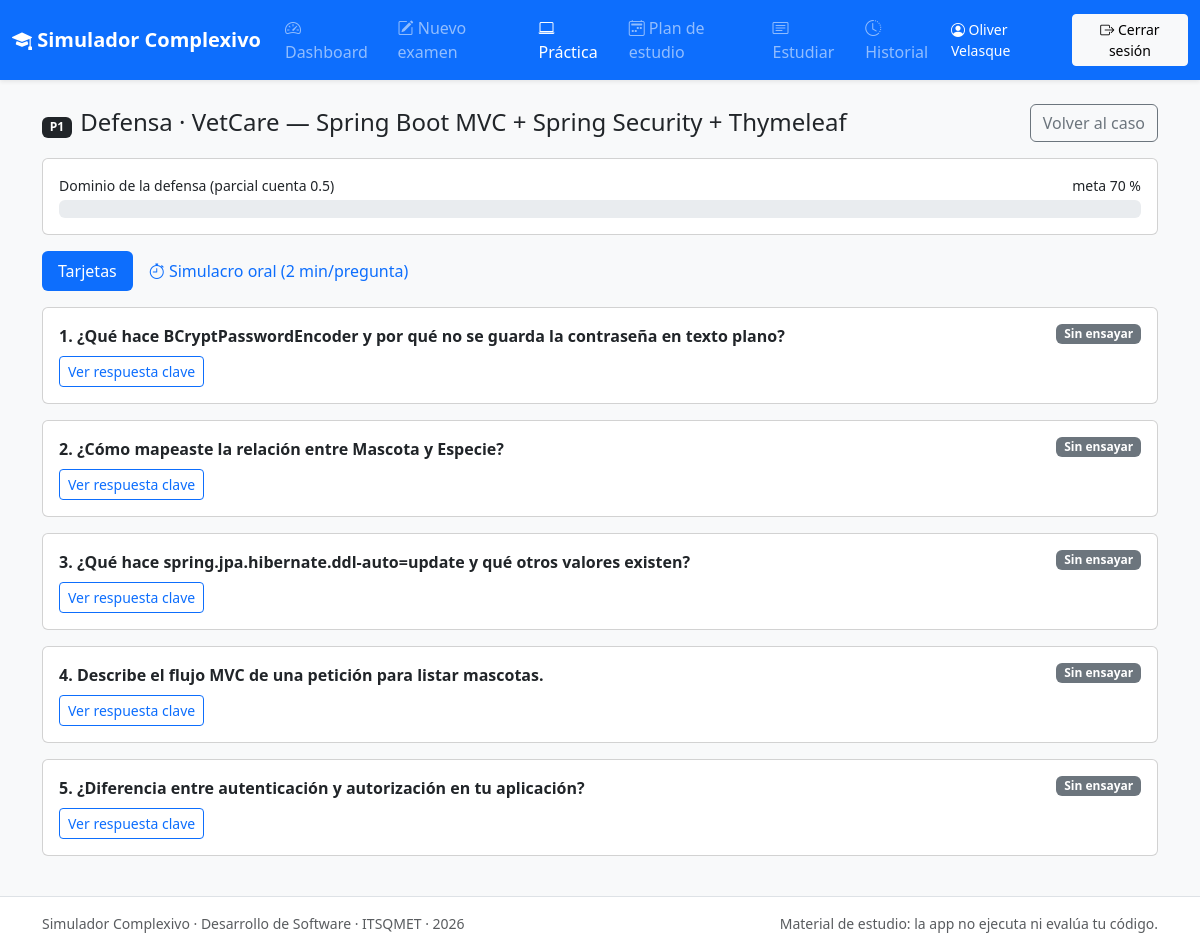
The app's page /practica/P1/defensa (signed in) with its own data.
### models.py (models this page shows, shortened)
class Usuario(UserMixin, db.Model):
    __tablename__ = "usuarios"
    id = db.Column(db.Integer, primary_key=True)
    nombre_completo = db.Column(db.String(120), nullable=False)
    email = db.Column(db.String(120), unique=True, index=True, nullable=False)
    password_hash = db.Column(db.String(255), nullable=False)
    fecha_registro = db.Column(db.DateTime, default=ahora, nullable=False)
    intentos = db.relationship("Intento", back_populates="usuario", cascade="all, delete-orphan")
    intentos_practicos = db.relationship(
        "IntentoPractico", back_populates="usuario", cascade="all, delete-orphan"
    )
    repasos_defensa = db.relationship(
        "RepasoDefensa", back_populates="usuario", cascade="all, delete-orphan"
    )
    repasos_tarjeta = db.relationship(
        "RepasoTarjeta", back_populates="usuario", cascade="all, delete-orphan"
    )
    planes = db.relationship("PlanEstudio", back_populates="usuario", cascade="all, delete-orphan")
    veredictos = db.relationship(
        "VeredictoDiario", back_populates="usuario", cascade="all, delete-orphan"
    )

class CasoPractico(db.Model):
    __tablename__ = "casos_practicos"
    id = db.Column(db.Integer, primary_key=True)
    codigo = db.Column(db.String(5), unique=True, nullable=False)
    nucleo = db.Column(db.Integer, nullable=False)
    titulo = db.Column(db.String(200), nullable=False)
    tecnologia = db.Column(db.String(300), nullable=False)
    tiempo_sugerido_min = db.Column(db.Integer, nullable=False)
    enunciado = db.Column(db.Text, nullable=False)
    rubrica = db.Column(db.JSON, nullable=False)
    defensa = db.Column(db.JSON, nullable=False)
    ambiguedades = db.Column(db.JSON, nullable=False)
    recursos = db.Column(db.JSON, nullable=False)

### blueprints/practica.py (the view)
@bp.route("/<codigo>/defensa")
@login_required
def defensa(codigo):
    caso = _caso_por_codigo(codigo)
    sesion = obtener_sesion_propia(request.args.get("sesion"))
    niveles = srv.ultimos_niveles_defensa(current_user.id, caso)
    tarjetas = [
        {"indice": i, "pregunta": d["pregunta"], "clave": d["clave"], "nivel": niveles.get(i)}
        for i, d in enumerate(caso.defensa)
    ]
    datos = {
        "caso": caso.codigo,
        "tarjetas": tarjetas,
        "segundosOral": config.SEGUNDOS_DEFENSA_ORAL,
        "urlCalificar": url_for("practica.calificar_defensa", codigo=caso.codigo),
    }
    return render_template(
        "practica/defensa.html",
        caso=caso,
        sesion=sesion,
        datos=datos,
        dominio=srv.dominio_defensa(current_user.id, caso, niveles),
        umbral=config.UMBRAL_DEFENSA,
    )

### app.py (called while the page is built)
def _registrar_contexto(app):
    from blueprints.plan import ETIQUETAS_FASE, ETIQUETAS_TIPO
    @app.context_processor
    def contexto_global():
        return {
            "cfg": config,
            "etiquetas_fase": ETIQUETAS_FASE,
            "etiquetas_tipo": ETIQUETAS_TIPO,
            "anio_actual": date.today().year,
        }

### blueprints/__init__.py (called while the page is built)
def obtener_sesion_propia(sesion_id):
    from models import SesionEstudio
    if sesion_id in (None, "", "None"):
        return None
    try:
        sesion_id = int(sesion_id)
    except (TypeError, ValueError):
        abort(404)
    return obtener_propio(SesionEstudio, sesion_id)

### blueprints/practica.py (called while the page is built)
def _caso_por_codigo(codigo):
    caso = CasoPractico.query.filter_by(codigo=(codigo or "").upper()).first()
    if caso is None:
        abort(404)
    return caso

### models.py (called while the page is built)
@login_manager.user_loader
def cargar_usuario(user_id):
    return db.session.get(Usuario, int(user_id))

### servicios/practica.py (called while the page is built)
def ultimos_niveles_defensa(usuario_id, caso):
    registros = (
        RepasoDefensa.query.filter_by(usuario_id=usuario_id, caso_id=caso.id)
        .order_by(RepasoDefensa.fecha.asc(), RepasoDefensa.id.asc())
        .all()
    )
    niveles = {}
    for r in registros:
        niveles[r.indice_pregunta] = r.nivel
    return niveles

def dominio_defensa(usuario_id, caso, niveles=None):
    total = len(caso.defensa)
    if not total:
        return 0.0
    niveles = niveles if niveles is not None else ultimos_niveles_defensa(usuario_id, caso)
    puntos = sum(VALOR_DEFENSA.get(niveles.get(i), 0.0) for i in range(total))
    return round(puntos / total * 100, 1)

### templates/practica/defensa.html (shortened to what this page needs)
{% extends "base.html" %}
{% from "_macros.html" import barra %}
{% block contenido %}
<div class="d-flex flex-wrap justify-content-between align-items-center gap-2 mb-3">
  <div>
    <span class="badge text-bg-dark">{{ caso.codigo }}</span>
    <h1 class="h4 d-inline ms-1">Defensa · {{ caso.titulo }}</h1>
  </div>
  <a class="btn btn-outline-secondary" href="{{ url_for('practica.caso', codigo=caso.codigo) }}">Volver al caso</a>
</div>
<div class="card mb-3">
  <div class="card-body">
    <div class="d-flex justify-content-between small mb-1">
      <span>Dominio de la defensa (parcial cuenta 0.5)</span>
      <span>meta {{ umbral }} %</span>
    </div>
    <div id="barra-dominio">{{ barra(dominio, "success" if dominio >= umbral else ("warning" if dominio >= 50 else "danger")) }}</div>
  </div>
</div>
<ul class="nav nav-pills mb-3" role="tablist">
  <li class="nav-item"><button class="nav-link active" data-bs-toggle="pill" data-bs-target="#modo-tarjetas" type="button">Tarjetas</button></li>
  <li class="nav-item"><button class="nav-link" data-bs-toggle="pill" data-bs-target="#modo-oral" type="button"><i class="bi bi-stopwatch"></i> Simulacro oral (2 min/pregunta)</button></li>
</ul>
<div class="tab-content">
  <div class="tab-pane fade show active" id="modo-tarjetas">
    {% for t in datos.tarjetas %}
    <div class="card mb-3 tarjeta-defensa" data-indice="{{ t.indice }}">
      <div class="card-body">
        <div class="d-flex justify-content-between gap-2">
          <p class="fw-semibold mb-2">{{ loop.index }}. {{ t.pregunta }}</p>
          <span class="badge nivel-defensa align-self-start {% if t.nivel == 'dominado' %}text-bg-success{% elif t.nivel == 'parcial' %}text-bg-warning{% elif t.nivel == 'no_se' %}text-bg-danger{% else %}text-bg-secondary{% endif %}">
            {% if t.nivel == 'dominado' %}Dominado{% elif t.nivel == 'parcial' %}Parcial{% elif t.nivel == 'no_se' %}No sé{% else %}Sin ensayar{% endif %}
          </span>
        </div>
        <button class="btn btn-sm btn-outline-primary" type="button" data-bs-toggle="collapse" data-bs-target="#clave-{{ t.indice }}">Ver respuesta clave</button>
      </div>
    </div>
    {% endfor %}
  </div>
</div>
{% endblock %}

### templates/base.html (shortened to what this page needs)
<!doctype html>
<html lang="es" data-bs-theme="light">
<head>
  <link rel="stylesheet" href="https://cdn.jsdelivr.net/npm/bootstrap@5.3.3/dist/css/bootstrap.min.css">
  <link rel="stylesheet" href="https://cdn.jsdelivr.net/npm/bootstrap-icons@1.11.3/font/bootstrap-icons.min.css">
  <link rel="stylesheet" href="{{ url_for('static', filename='css/estilos.css') }}">
</head>
<body class="d-flex flex-column min-vh-100 bg-body-tertiary">
<nav class="navbar navbar-expand-lg navbar-dark bg-primary shadow-sm sticky-top">
  <div class="container-fluid">
    <a class="navbar-brand fw-semibold" href="{{ url_for('inicio') }}"><i class="bi bi-mortarboard-fill"></i> Simulador Complexivo</a>
    {% if current_user.is_authenticated %}
    <div class="collapse navbar-collapse" id="menu-principal">
      {% set ruta = request.endpoint or "" %}
      <ul class="navbar-nav me-auto">
        <li class="nav-item"><a class="nav-link {% if ruta.startswith('dashboard.index') %}active{% endif %}" href="{{ url_for('dashboard.index') }}"><i class="bi bi-speedometer2"></i> Dashboard</a></li>
        <li class="nav-item"><a class="nav-link {% if ruta.startswith('examen.') %}active{% endif %}" href="{{ url_for('examen.configurar') }}"><i class="bi bi-pencil-square"></i> Nuevo examen</a></li>
        <li class="nav-item"><a class="nav-link {% if ruta.startswith('practica.') %}active{% endif %}" href="{{ url_for('practica.index') }}"><i class="bi bi-laptop"></i> Práctica</a></li>
        <li class="nav-item"><a class="nav-link {% if ruta.startswith('plan.') %}active{% endif %}" href="{{ url_for('plan.index') }}"><i class="bi bi-calendar2-week"></i> Plan de estudio</a></li>
        <li class="nav-item"><a class="nav-link {% if ruta.startswith('estudio.') %}active{% endif %}" href="{{ url_for('estudio.index') }}"><i class="bi bi-card-text"></i> Estudiar</a></li>
        <li class="nav-item"><a class="nav-link {% if ruta == 'dashboard.historial' %}active{% endif %}" href="{{ url_for('dashboard.historial') }}"><i class="bi bi-clock-history"></i> Historial</a></li>
      </ul>
      <div class="d-flex align-items-center gap-2">
        <span class="navbar-text text-white small"><i class="bi bi-person-circle"></i> {{ current_user.nombre_completo }}</span>
        <form method="post" action="{{ url_for('auth.logout') }}" class="m-0">
          <button type="submit" class="btn btn-sm btn-light" id="btn-cerrar-sesion"><i class="bi bi-box-arrow-right"></i> Cerrar sesión</button>
        </form>
      </div>
    </div>
    {% else %}
    <div class="d-flex gap-2">
      <a class="btn btn-sm btn-outline-light" href="{{ url_for('auth.login') }}">Iniciar sesión</a>
      <a class="btn btn-sm btn-light" href="{{ url_for('auth.registro') }}">Registrarse</a>
    </div>
    {% endif %}
  </div>
</nav>
<main class="container-lg py-4 flex-grow-1">
  {% block contenido %}{% endblock %}
</main>
<footer class="border-top bg-body py-3 mt-auto">
  <div class="container-lg small text-muted d-flex flex-wrap justify-content-between gap-2">
    <span>Simulador Complexivo · Desarrollo de Software · ITSQMET · {{ anio_actual }}</span>
    <span>Material de estudio: la app no ejecuta ni evalúa tu código.</span>
  </div>
</footer>
</body>
</html>

### records on screen
Usuario: nombre_completo "Oliver Velasque"
CasoPractico: codigo "P1", titulo "VetCare — Spring Boot MVC + Spring Security + Thymeleaf"

### other values on screen
{{ umbral }} "70"
{{ t.pregunta }} "¿Qué hace BCryptPasswordEncoder y por qué no se guarda la contraseña en texto plano?" "¿Cómo mapeaste la relación entre Mascota y Especie?" "¿Qué hace spring.jpa.hibernate.ddl-auto=update y qué otros valores existen?" "Describe el flujo MVC de una petición para listar mascotas." "¿Diferencia entre autenticación y autorización en tu aplicación?"
